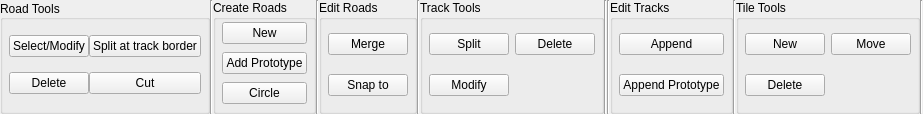
<?xml version="1.0" encoding="UTF-8"?>
<ui version="4.0">
 <class>TrackRibbon</class>
 <widget class="QWidget" name="TrackRibbon">
  <property name="geometry">
   <rect>
    <x>0</x>
    <y>0</y>
    <width>915</width>
    <height>114</height>
   </rect>
  </property>
  <property name="minimumSize">
   <size>
    <width>0</width>
    <height>0</height>
   </size>
  </property>
  <property name="windowTitle">
   <string>Form</string>
  </property>
  <layout class="QHBoxLayout" name="horizontalLayout">
   <property name="spacing">
    <number>0</number>
   </property>
   <property name="leftMargin">
    <number>0</number>
   </property>
   <property name="topMargin">
    <number>0</number>
   </property>
   <property name="rightMargin">
    <number>0</number>
   </property>
   <property name="bottomMargin">
    <number>0</number>
   </property>
   <item>
    <widget class="QGroupBox" name="roadBox">
     <property name="sizePolicy">
      <sizepolicy hsizetype="Minimum" vsizetype="Preferred">
       <horstretch>0</horstretch>
       <verstretch>0</verstretch>
      </sizepolicy>
     </property>
     <property name="minimumSize">
      <size>
       <width>0</width>
       <height>0</height>
      </size>
     </property>
     <property name="title">
      <string>Road Tools</string>
     </property>
     <property name="alignment">
      <set>Qt::AlignLeading|Qt::AlignLeft|Qt::AlignVCenter</set>
     </property>
     <layout class="QGridLayout" name="gridLayout">
      <property name="leftMargin">
       <number>6</number>
      </property>
      <property name="topMargin">
       <number>0</number>
      </property>
      <property name="rightMargin">
       <number>6</number>
      </property>
      <property name="bottomMargin">
       <number>2</number>
      </property>
      <property name="spacing">
       <number>0</number>
      </property>
      <item row="2" column="2">
       <widget class="QPushButton" name="roadCut">
        <property name="text">
         <string>Cut</string>
        </property>
        <property name="checkable">
         <bool>true</bool>
        </property>
       </widget>
      </item>
      <item row="2" column="0">
       <widget class="QPushButton" name="roadDelete">
        <property name="text">
         <string>Delete</string>
        </property>
        <property name="checkable">
         <bool>true</bool>
        </property>
       </widget>
      </item>
      <item row="1" column="0">
       <widget class="QPushButton" name="roadModify">
        <property name="text">
         <string>Select/Modify</string>
        </property>
        <property name="checkable">
         <bool>true</bool>
        </property>
       </widget>
      </item>
      <item row="1" column="2">
       <widget class="QPushButton" name="roadSplit">
        <property name="text">
         <string>Split at track border</string>
        </property>
        <property name="checkable">
         <bool>true</bool>
        </property>
       </widget>
      </item>
     </layout>
    </widget>
   </item>
   <item>
    <widget class="Line" name="line_5">
     <property name="orientation">
      <enum>Qt::Vertical</enum>
     </property>
    </widget>
   </item>
   <item>
    <widget class="QGroupBox" name="createRoadBox">
     <property name="sizePolicy">
      <sizepolicy hsizetype="Minimum" vsizetype="Preferred">
       <horstretch>0</horstretch>
       <verstretch>0</verstretch>
      </sizepolicy>
     </property>
     <property name="title">
      <string>Create Roads</string>
     </property>
     <layout class="QGridLayout" name="gridLayout_4">
      <property name="leftMargin">
       <number>6</number>
      </property>
      <property name="topMargin">
       <number>0</number>
      </property>
      <property name="rightMargin">
       <number>6</number>
      </property>
      <property name="bottomMargin">
       <number>2</number>
      </property>
      <item row="1" column="0">
       <widget class="QPushButton" name="roadNew">
        <property name="text">
         <string>New</string>
        </property>
        <property name="checkable">
         <bool>true</bool>
        </property>
       </widget>
      </item>
      <item row="4" column="0">
       <widget class="QPushButton" name="roadCircle">
        <property name="text">
         <string>Circle</string>
        </property>
        <property name="checkable">
         <bool>true</bool>
        </property>
       </widget>
      </item>
      <item row="3" column="0">
       <widget class="QPushButton" name="roadAddPrototype">
        <property name="sizePolicy">
         <sizepolicy hsizetype="Minimum" vsizetype="Fixed">
          <horstretch>0</horstretch>
          <verstretch>0</verstretch>
         </sizepolicy>
        </property>
        <property name="text">
         <string>Add Prototype</string>
        </property>
        <property name="checkable">
         <bool>true</bool>
        </property>
       </widget>
      </item>
     </layout>
    </widget>
   </item>
   <item>
    <widget class="Line" name="line_7">
     <property name="orientation">
      <enum>Qt::Vertical</enum>
     </property>
    </widget>
   </item>
   <item>
    <widget class="QGroupBox" name="editRoadBox">
     <property name="title">
      <string>Edit Roads</string>
     </property>
     <layout class="QGridLayout" name="gridLayout_5">
      <property name="leftMargin">
       <number>6</number>
      </property>
      <property name="topMargin">
       <number>0</number>
      </property>
      <property name="rightMargin">
       <number>6</number>
      </property>
      <property name="bottomMargin">
       <number>2</number>
      </property>
      <item row="1" column="0">
       <widget class="QPushButton" name="roadSnap">
        <property name="text">
         <string>Snap to</string>
        </property>
        <property name="checkable">
         <bool>true</bool>
        </property>
       </widget>
      </item>
      <item row="0" column="0">
       <widget class="QPushButton" name="roadMerge">
        <property name="sizePolicy">
         <sizepolicy hsizetype="Minimum" vsizetype="Fixed">
          <horstretch>0</horstretch>
          <verstretch>0</verstretch>
         </sizepolicy>
        </property>
        <property name="text">
         <string>Merge</string>
        </property>
        <property name="checkable">
         <bool>true</bool>
        </property>
       </widget>
      </item>
     </layout>
    </widget>
   </item>
   <item>
    <widget class="Line" name="line_4">
     <property name="orientation">
      <enum>Qt::Vertical</enum>
     </property>
    </widget>
   </item>
   <item>
    <widget class="QGroupBox" name="trackBox">
     <property name="sizePolicy">
      <sizepolicy hsizetype="Minimum" vsizetype="Preferred">
       <horstretch>0</horstretch>
       <verstretch>0</verstretch>
      </sizepolicy>
     </property>
     <property name="title">
      <string>Track Tools</string>
     </property>
     <layout class="QGridLayout" name="gridLayout_2">
      <property name="leftMargin">
       <number>6</number>
      </property>
      <property name="topMargin">
       <number>0</number>
      </property>
      <property name="rightMargin">
       <number>6</number>
      </property>
      <property name="bottomMargin">
       <number>2</number>
      </property>
      <item row="0" column="1">
       <widget class="QPushButton" name="trackSplit">
        <property name="text">
         <string>Split</string>
        </property>
        <property name="checkable">
         <bool>true</bool>
        </property>
       </widget>
      </item>
      <item row="0" column="2">
       <widget class="QPushButton" name="trackDelete">
        <property name="text">
         <string>Delete</string>
        </property>
        <property name="checkable">
         <bool>true</bool>
        </property>
       </widget>
      </item>
      <item row="1" column="1">
       <widget class="QPushButton" name="trackModify">
        <property name="text">
         <string>Modify</string>
        </property>
        <property name="checkable">
         <bool>true</bool>
        </property>
       </widget>
      </item>
     </layout>
    </widget>
   </item>
   <item>
    <widget class="Line" name="line">
     <property name="orientation">
      <enum>Qt::Vertical</enum>
     </property>
    </widget>
   </item>
   <item>
    <widget class="Line" name="line_6">
     <property name="orientation">
      <enum>Qt::Vertical</enum>
     </property>
    </widget>
   </item>
   <item>
    <widget class="QGroupBox" name="editTrackBox">
     <property name="title">
      <string>Edit Tracks</string>
     </property>
     <layout class="QGridLayout" name="gridLayout_6">
      <property name="leftMargin">
       <number>6</number>
      </property>
      <property name="topMargin">
       <number>0</number>
      </property>
      <property name="rightMargin">
       <number>6</number>
      </property>
      <property name="bottomMargin">
       <number>2</number>
      </property>
      <item row="0" column="0">
       <widget class="QPushButton" name="trackAppend">
        <property name="text">
         <string>Append</string>
        </property>
        <property name="checkable">
         <bool>true</bool>
        </property>
       </widget>
      </item>
      <item row="1" column="0">
       <widget class="QPushButton" name="trackAddPrototype">
        <property name="text">
         <string>Append Prototype</string>
        </property>
        <property name="checkable">
         <bool>true</bool>
        </property>
       </widget>
      </item>
     </layout>
    </widget>
   </item>
   <item>
    <widget class="Line" name="line_2">
     <property name="orientation">
      <enum>Qt::Vertical</enum>
     </property>
    </widget>
   </item>
   <item>
    <widget class="QGroupBox" name="tileBox">
     <property name="title">
      <string>Tile Tools</string>
     </property>
     <layout class="QGridLayout" name="gridLayout_3">
      <property name="leftMargin">
       <number>6</number>
      </property>
      <property name="topMargin">
       <number>0</number>
      </property>
      <property name="rightMargin">
       <number>6</number>
      </property>
      <property name="bottomMargin">
       <number>2</number>
      </property>
      <item row="1" column="1">
       <widget class="QPushButton" name="tileMove">
        <property name="text">
         <string>Move</string>
        </property>
       </widget>
      </item>
      <item row="2" column="0">
       <widget class="QPushButton" name="tileDelete">
        <property name="text">
         <string>Delete</string>
        </property>
       </widget>
      </item>
      <item row="1" column="0">
       <widget class="QPushButton" name="tileNew">
        <property name="text">
         <string>New</string>
        </property>
       </widget>
      </item>
     </layout>
    </widget>
   </item>
   <item>
    <widget class="Line" name="line_3">
     <property name="orientation">
      <enum>Qt::Vertical</enum>
     </property>
    </widget>
   </item>
   <item>
    <spacer name="horizontalSpacer">
     <property name="orientation">
      <enum>Qt::Horizontal</enum>
     </property>
     <property name="sizeHint" stdset="0">
      <size>
       <width>50</width>
       <height>20</height>
      </size>
     </property>
    </spacer>
   </item>
  </layout>
 </widget>
 <resources/>
 <connections/>
</ui>
